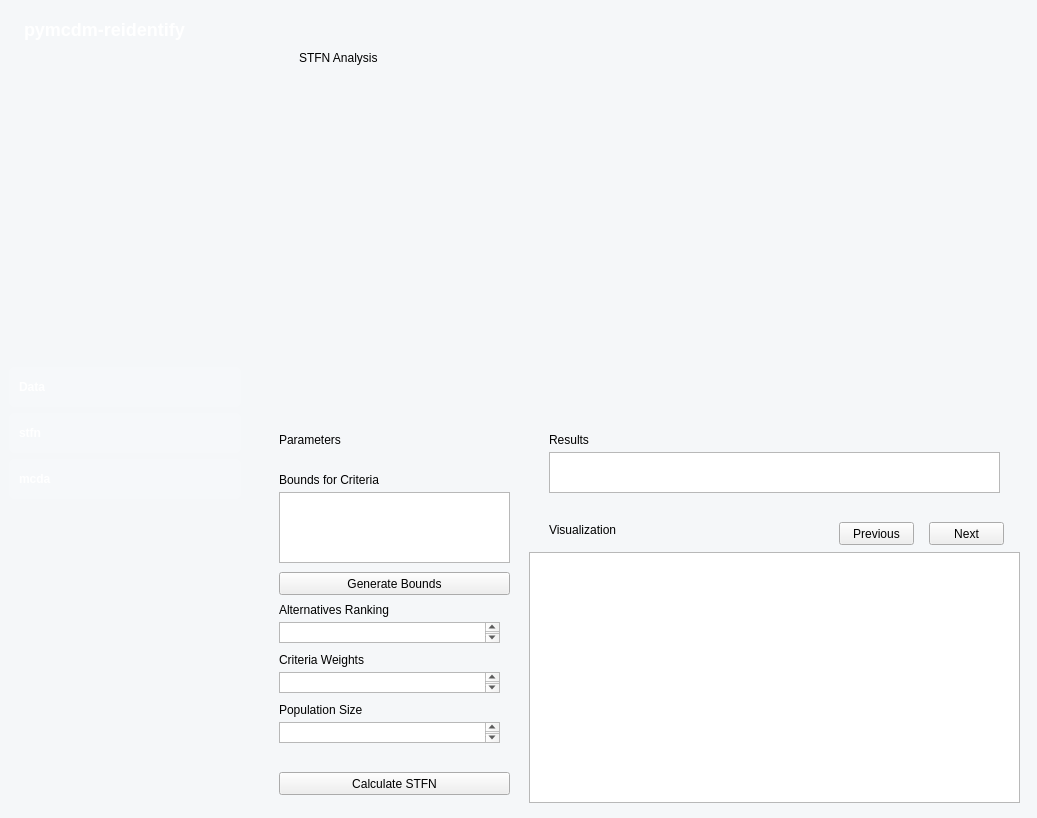
<?xml version="1.0" encoding="UTF-8"?>
<ui version="4.0">
 <class>MainWindow</class>
 <widget class="QMainWindow" name="MainWindow">
  <property name="geometry">
   <rect>
    <x>0</x>
    <y>0</y>
    <width>1037</width>
    <height>818</height>
   </rect>
  </property>
  <property name="minimumSize">
   <size>
    <width>900</width>
    <height>650</height>
   </size>
  </property>
  <property name="windowTitle">
   <string>MainWindow</string>
  </property>
  <widget class="QWidget" name="centralwidget">
   <property name="styleSheet">
    <string notr="true">QWidget#centralwidget {
    background-color: #f5f7f9;
}</string>
   </property>
   <layout class="QHBoxLayout" name="horizontalLayout" stretch="0,1">
    <property name="spacing">
     <number>0</number>
    </property>
    <property name="leftMargin">
     <number>0</number>
    </property>
    <property name="topMargin">
     <number>0</number>
    </property>
    <property name="rightMargin">
     <number>0</number>
    </property>
    <property name="bottomMargin">
     <number>0</number>
    </property>
    <item>
     <widget class="QWidget" name="nav" native="true">
      <property name="sizePolicy">
       <sizepolicy hsizetype="Fixed" vsizetype="Expanding">
        <horstretch>0</horstretch>
        <verstretch>0</verstretch>
       </sizepolicy>
      </property>
      <property name="minimumSize">
       <size>
        <width>250</width>
        <height>0</height>
       </size>
      </property>
      <property name="maximumSize">
       <size>
        <width>250</width>
        <height>16777215</height>
       </size>
      </property>
      <property name="styleSheet">
       <string notr="true">QWidget#nav {
    background-color: qlineargradient(
        x1:0, y1:0, x2:0, y2:1,
        stop:0 #0078D7, stop:1 #005A9E
    );
	border: none;
}

QPushButton {
    background-color: rgba(255, 255, 255, 0.1);
    color: white;
    border: none;
    border-radius: 5px;
    padding: 10px;
    text-align: left;
    font-weight: 500;
}

QPushButton:hover {
    background-color: rgba(255, 255, 255, 0.25);
}

QPushButton:pressed {
    background-color: rgba(255, 255, 255, 0.15);
}</string>
      </property>
      <layout class="QVBoxLayout" name="verticalLayout">
       <item>
        <widget class="QLabel" name="lbl_app_title">
         <property name="styleSheet">
          <string notr="true">QLabel#lbl_app_title {
    color: white;
    font-size: 18px;
    font-weight: bold;
    text-align: center;
    padding: 10px;
}</string>
         </property>
         <property name="text">
          <string>pymcdm-reidentify</string>
         </property>
        </widget>
       </item>
       <item>
        <spacer name="verticalSpacer">
         <property name="orientation">
          <enum>Qt::Vertical</enum>
         </property>
         <property name="sizeHint" stdset="0">
          <size>
           <width>20</width>
           <height>40</height>
          </size>
         </property>
        </spacer>
       </item>
       <item>
        <widget class="QPushButton" name="btn_data_page">
         <property name="minimumSize">
          <size>
           <width>220</width>
           <height>40</height>
          </size>
         </property>
         <property name="maximumSize">
          <size>
           <width>16777215</width>
           <height>40</height>
          </size>
         </property>
         <property name="text">
          <string>Data</string>
         </property>
        </widget>
       </item>
       <item>
        <widget class="QPushButton" name="btn_stfn_page">
         <property name="minimumSize">
          <size>
           <width>220</width>
           <height>40</height>
          </size>
         </property>
         <property name="maximumSize">
          <size>
           <width>16777215</width>
           <height>40</height>
          </size>
         </property>
         <property name="text">
          <string>stfn</string>
         </property>
        </widget>
       </item>
       <item>
        <widget class="QPushButton" name="btn_mcda_page">
         <property name="minimumSize">
          <size>
           <width>220</width>
           <height>40</height>
          </size>
         </property>
         <property name="maximumSize">
          <size>
           <width>16777215</width>
           <height>40</height>
          </size>
         </property>
         <property name="text">
          <string>mcda</string>
         </property>
        </widget>
       </item>
       <item>
        <spacer name="verticalSpacer_2">
         <property name="orientation">
          <enum>Qt::Vertical</enum>
         </property>
         <property name="sizeHint" stdset="0">
          <size>
           <width>20</width>
           <height>40</height>
          </size>
         </property>
        </spacer>
       </item>
      </layout>
     </widget>
    </item>
    <item>
     <widget class="QStackedWidget" name="pages">
      <property name="sizePolicy">
       <sizepolicy hsizetype="Expanding" vsizetype="Expanding">
        <horstretch>0</horstretch>
        <verstretch>0</verstretch>
       </sizepolicy>
      </property>
      <property name="styleSheet">
       <string notr="true"/>
      </property>
      <property name="currentIndex">
       <number>1</number>
      </property>
      <widget class="QWidget" name="data_page">
       <layout class="QVBoxLayout" name="verticalLayout_2">
        <item>
         <widget class="QWidget" name="data_input_container" native="true">
          <widget class="QLabel" name="lbl_data_management">
           <property name="geometry">
            <rect>
             <x>60</x>
             <y>30</y>
             <width>191</width>
             <height>31</height>
            </rect>
           </property>
           <property name="text">
            <string>Data Management</string>
           </property>
          </widget>
          <widget class="QTextEdit" name="txt_data_input">
           <property name="geometry">
            <rect>
             <x>20</x>
             <y>90</y>
             <width>551</width>
             <height>71</height>
            </rect>
           </property>
          </widget>
          <widget class="QPushButton" name="btn_load_data">
           <property name="geometry">
            <rect>
             <x>580</x>
             <y>90</y>
             <width>171</width>
             <height>71</height>
            </rect>
           </property>
           <property name="text">
            <string>PushButton</string>
           </property>
          </widget>
         </widget>
        </item>
        <item>
         <widget class="QWidget" name="data_table_container" native="true">
          <widget class="QLabel" name="lbl_data_view">
           <property name="geometry">
            <rect>
             <x>40</x>
             <y>20</y>
             <width>47</width>
             <height>13</height>
            </rect>
           </property>
           <property name="text">
            <string>Data</string>
           </property>
          </widget>
          <widget class="QTableView" name="tbl_data_view">
           <property name="geometry">
            <rect>
             <x>10</x>
             <y>50</y>
             <width>751</width>
             <height>341</height>
            </rect>
           </property>
          </widget>
         </widget>
        </item>
       </layout>
      </widget>
      <widget class="QWidget" name="stfn_page">
       <layout class="QVBoxLayout" name="verticalLayout_3">
        <item>
         <widget class="QWidget" name="stfn_title_container" native="true">
          <widget class="QLabel" name="lbl_stfn_analysis">
           <property name="geometry">
            <rect>
             <x>40</x>
             <y>30</y>
             <width>241</width>
             <height>51</height>
            </rect>
           </property>
           <property name="text">
            <string>STFN Analysis
</string>
           </property>
          </widget>
         </widget>
        </item>
        <item>
         <widget class="QWidget" name="stfn_main_container" native="true">
          <widget class="QWidget" name="stfn_parameters_container" native="true">
           <property name="geometry">
            <rect>
             <x>10</x>
             <y>10</y>
             <width>251</width>
             <height>381</height>
            </rect>
           </property>
           <widget class="QLabel" name="lbl_parameters">
            <property name="geometry">
             <rect>
              <x>10</x>
              <y>10</y>
              <width>71</width>
              <height>16</height>
             </rect>
            </property>
            <property name="text">
             <string>Parameters</string>
            </property>
           </widget>
           <widget class="QPlainTextEdit" name="plainTextEdit">
            <property name="geometry">
             <rect>
              <x>10</x>
              <y>70</y>
              <width>231</width>
              <height>71</height>
             </rect>
            </property>
           </widget>
           <widget class="QLabel" name="lbl_bounds">
            <property name="geometry">
             <rect>
              <x>10</x>
              <y>50</y>
              <width>131</width>
              <height>16</height>
             </rect>
            </property>
            <property name="text">
             <string>Bounds for Criteria</string>
            </property>
           </widget>
           <widget class="QPushButton" name="btn_generate_bounds">
            <property name="geometry">
             <rect>
              <x>10</x>
              <y>150</y>
              <width>231</width>
              <height>23</height>
             </rect>
            </property>
            <property name="text">
             <string>Generate Bounds</string>
            </property>
           </widget>
           <widget class="QLabel" name="lbl_alternatives_ranking">
            <property name="geometry">
             <rect>
              <x>10</x>
              <y>180</y>
              <width>161</width>
              <height>16</height>
             </rect>
            </property>
            <property name="text">
             <string>Alternatives Ranking</string>
            </property>
           </widget>
           <widget class="QLabel" name="lbl_population_size">
            <property name="geometry">
             <rect>
              <x>10</x>
              <y>280</y>
              <width>161</width>
              <height>16</height>
             </rect>
            </property>
            <property name="text">
             <string>Population Size</string>
            </property>
           </widget>
           <widget class="QLabel" name="lbl_criteria_weights">
            <property name="geometry">
             <rect>
              <x>10</x>
              <y>230</y>
              <width>161</width>
              <height>16</height>
             </rect>
            </property>
            <property name="text">
             <string>Criteria Weights</string>
            </property>
           </widget>
           <widget class="QTextEdit" name="txt_alternatives_ranking">
            <property name="geometry">
             <rect>
              <x>10</x>
              <y>200</y>
              <width>221</width>
              <height>21</height>
             </rect>
            </property>
           </widget>
           <widget class="QTextEdit" name="txt_criteria_weights">
            <property name="geometry">
             <rect>
              <x>10</x>
              <y>250</y>
              <width>221</width>
              <height>21</height>
             </rect>
            </property>
           </widget>
           <widget class="QTextEdit" name="txt_population_size">
            <property name="geometry">
             <rect>
              <x>10</x>
              <y>300</y>
              <width>221</width>
              <height>21</height>
             </rect>
            </property>
           </widget>
           <widget class="QPushButton" name="btn_calculate_stfn">
            <property name="geometry">
             <rect>
              <x>10</x>
              <y>350</y>
              <width>231</width>
              <height>23</height>
             </rect>
            </property>
            <property name="text">
             <string>Calculate STFN</string>
            </property>
           </widget>
          </widget>
          <widget class="QWidget" name="stfn_results_container" native="true">
           <property name="geometry">
            <rect>
             <x>270</x>
             <y>10</y>
             <width>491</width>
             <height>80</height>
            </rect>
           </property>
           <widget class="QLabel" name="lbl_stfn_results">
            <property name="geometry">
             <rect>
              <x>20</x>
              <y>10</y>
              <width>71</width>
              <height>16</height>
             </rect>
            </property>
            <property name="text">
             <string>Results</string>
            </property>
           </widget>
           <widget class="QTextEdit" name="txt_stfn_results">
            <property name="geometry">
             <rect>
              <x>20</x>
              <y>30</y>
              <width>451</width>
              <height>41</height>
             </rect>
            </property>
           </widget>
          </widget>
          <widget class="QWidget" name="stfn_visualization_container" native="true">
           <property name="geometry">
            <rect>
             <x>270</x>
             <y>100</y>
             <width>491</width>
             <height>291</height>
            </rect>
           </property>
           <widget class="QGraphicsView" name="gv_stfn_visualization">
            <property name="geometry">
             <rect>
              <x>0</x>
              <y>40</y>
              <width>491</width>
              <height>251</height>
             </rect>
            </property>
           </widget>
           <widget class="QLabel" name="lbl_stfn_visualization">
            <property name="geometry">
             <rect>
              <x>20</x>
              <y>10</y>
              <width>71</width>
              <height>16</height>
             </rect>
            </property>
            <property name="text">
             <string>Visualization</string>
            </property>
           </widget>
           <widget class="QPushButton" name="btn_previous_visualization">
            <property name="geometry">
             <rect>
              <x>310</x>
              <y>10</y>
              <width>75</width>
              <height>23</height>
             </rect>
            </property>
            <property name="text">
             <string>Previous</string>
            </property>
           </widget>
           <widget class="QPushButton" name="btn_next_visualization">
            <property name="geometry">
             <rect>
              <x>400</x>
              <y>10</y>
              <width>75</width>
              <height>23</height>
             </rect>
            </property>
            <property name="text">
             <string>Next</string>
            </property>
           </widget>
          </widget>
         </widget>
        </item>
       </layout>
      </widget>
      <widget class="QWidget" name="mcda_page">
       <layout class="QVBoxLayout" name="verticalLayout_4">
        <item>
         <widget class="QWidget" name="mcda_title_container" native="true">
          <widget class="QLabel" name="lbl_mcda_title">
           <property name="geometry">
            <rect>
             <x>30</x>
             <y>30</y>
             <width>141</width>
             <height>21</height>
            </rect>
           </property>
           <property name="text">
            <string>MCDA Methods</string>
           </property>
          </widget>
         </widget>
        </item>
        <item>
         <widget class="QWidget" name="mcda_main_container" native="true">
          <widget class="QWidget" name="mcda_config_container" native="true">
           <property name="geometry">
            <rect>
             <x>10</x>
             <y>10</y>
             <width>181</width>
             <height>381</height>
            </rect>
           </property>
           <widget class="QLabel" name="lbl_mcda_config">
            <property name="geometry">
             <rect>
              <x>20</x>
              <y>10</y>
              <width>131</width>
              <height>31</height>
             </rect>
            </property>
            <property name="text">
             <string>Method Configuration
</string>
            </property>
           </widget>
           <widget class="QLabel" name="lbl_mcda_methods">
            <property name="geometry">
             <rect>
              <x>10</x>
              <y>35</y>
              <width>101</width>
              <height>31</height>
             </rect>
            </property>
            <property name="text">
             <string>MCDA Method</string>
            </property>
           </widget>
           <widget class="QComboBox" name="cb_mcda_method">
            <property name="geometry">
             <rect>
              <x>10</x>
              <y>80</y>
              <width>161</width>
              <height>22</height>
             </rect>
            </property>
           </widget>
           <widget class="QLabel" name="lbl_criteria_types">
            <property name="geometry">
             <rect>
              <x>10</x>
              <y>120</y>
              <width>151</width>
              <height>16</height>
             </rect>
            </property>
            <property name="text">
             <string>Types of criteria</string>
            </property>
           </widget>
           <widget class="QTextEdit" name="txt_criteria_types">
            <property name="geometry">
             <rect>
              <x>10</x>
              <y>150</y>
              <width>161</width>
              <height>21</height>
             </rect>
            </property>
           </widget>
           <widget class="QPushButton" name="btn_calculate_ranking">
            <property name="geometry">
             <rect>
              <x>10</x>
              <y>350</y>
              <width>161</width>
              <height>23</height>
             </rect>
            </property>
            <property name="text">
             <string>Calculate Ranking</string>
            </property>
           </widget>
          </widget>
          <widget class="QWidget" name="mcda_new_ranking_container" native="true">
           <property name="geometry">
            <rect>
             <x>210</x>
             <y>10</y>
             <width>551</width>
             <height>51</height>
            </rect>
           </property>
           <widget class="QLabel" name="lbl_new_ranking">
            <property name="geometry">
             <rect>
              <x>10</x>
              <y>0</y>
              <width>71</width>
              <height>16</height>
             </rect>
            </property>
            <property name="text">
             <string>New Ranking</string>
            </property>
           </widget>
           <widget class="QTextEdit" name="txt_new_ranking">
            <property name="geometry">
             <rect>
              <x>10</x>
              <y>25</y>
              <width>531</width>
              <height>21</height>
             </rect>
            </property>
           </widget>
          </widget>
          <widget class="QWidget" name="mcda_old_ranking_container" native="true">
           <property name="geometry">
            <rect>
             <x>210</x>
             <y>80</y>
             <width>551</width>
             <height>51</height>
            </rect>
           </property>
           <widget class="QLabel" name="lbl_old_ranking">
            <property name="geometry">
             <rect>
              <x>10</x>
              <y>0</y>
              <width>81</width>
              <height>16</height>
             </rect>
            </property>
            <property name="text">
             <string>Old Ranking</string>
            </property>
           </widget>
           <widget class="QTextEdit" name="txt_old_ranking">
            <property name="geometry">
             <rect>
              <x>10</x>
              <y>20</y>
              <width>531</width>
              <height>21</height>
             </rect>
            </property>
           </widget>
          </widget>
          <widget class="QWidget" name="mcda_visualization_container" native="true">
           <property name="geometry">
            <rect>
             <x>210</x>
             <y>140</y>
             <width>551</width>
             <height>251</height>
            </rect>
           </property>
           <widget class="QPushButton" name="btn_compare_ranks">
            <property name="geometry">
             <rect>
              <x>320</x>
              <y>10</y>
              <width>101</width>
              <height>23</height>
             </rect>
            </property>
            <property name="text">
             <string>Rank Comaprison</string>
            </property>
           </widget>
           <widget class="QPushButton" name="btn_rank_correlation">
            <property name="geometry">
             <rect>
              <x>430</x>
              <y>10</y>
              <width>111</width>
              <height>23</height>
             </rect>
            </property>
            <property name="text">
             <string>Rank Corelation</string>
            </property>
           </widget>
           <widget class="QLabel" name="lbl_mcda_visualization">
            <property name="geometry">
             <rect>
              <x>10</x>
              <y>10</y>
              <width>81</width>
              <height>16</height>
             </rect>
            </property>
            <property name="text">
             <string>Visualization</string>
            </property>
           </widget>
           <widget class="QGraphicsView" name="gv_mcda_visualization">
            <property name="geometry">
             <rect>
              <x>10</x>
              <y>40</y>
              <width>531</width>
              <height>201</height>
             </rect>
            </property>
           </widget>
          </widget>
         </widget>
        </item>
       </layout>
      </widget>
     </widget>
    </item>
   </layout>
  </widget>
 </widget>
 <resources/>
 <connections/>
</ui>
